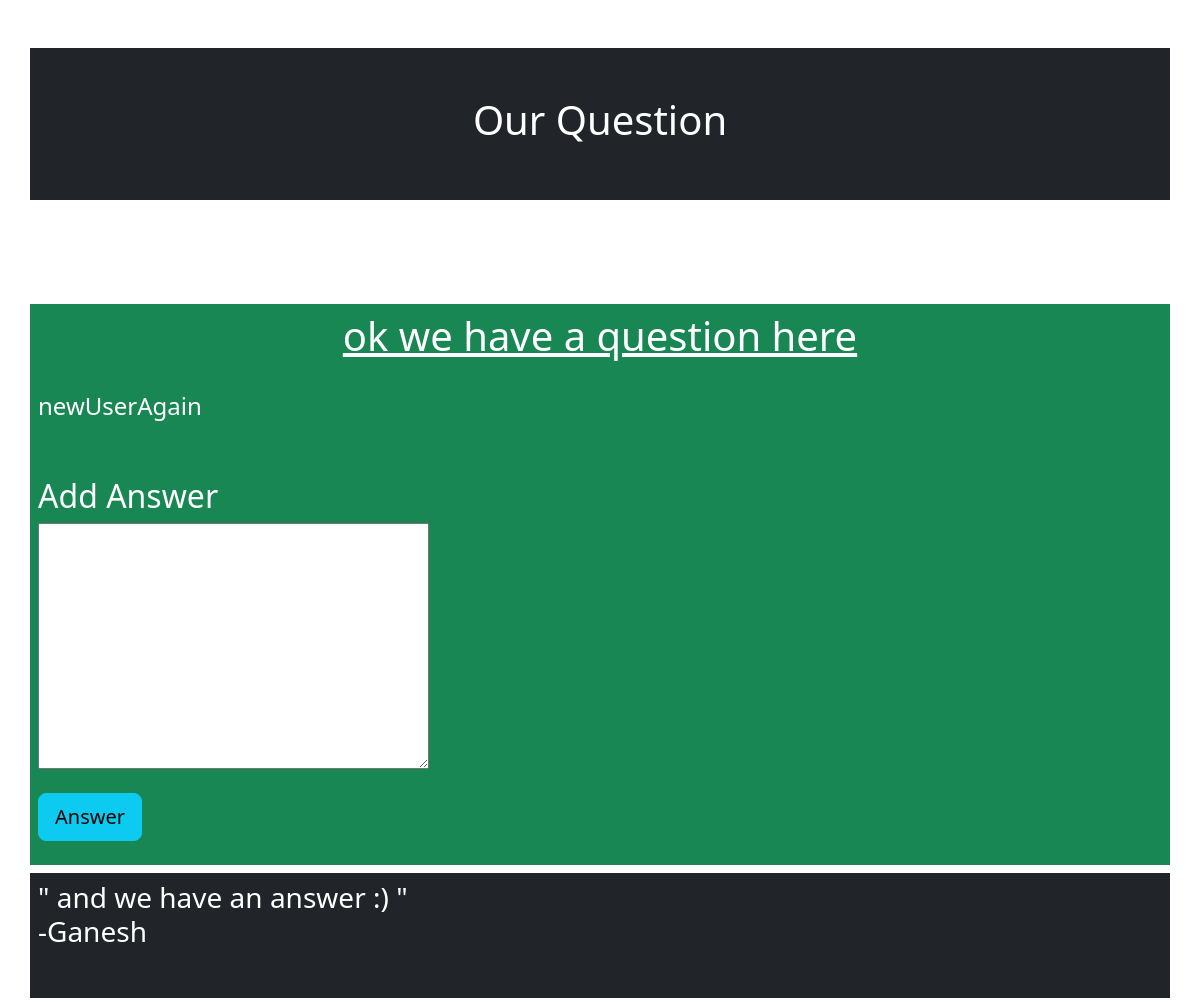
The app's page /questions/2 with its own data.
### questions/models.py (models this page shows, shortened)
class Question(models.Model):
    title = models.CharField(max_length=200)
    question = models.TextField()
    customer = models.ForeignKey(Customer,on_delete=models.CASCADE)

class Answer(models.Model):
    answer = models.TextField()
    lawyer = models.ForeignKey(Lawyer,on_delete=models.CASCADE)
    question = models.ForeignKey(Question,on_delete=models.CASCADE)

### consult/models.py (models this page shows)
class Customer(models.Model):
    def __str__(self):
        return self.name
    name = models.CharField(max_length=200)

class Lawyer(models.Model):
    def __str__(self):
        return self.name
    name = models.CharField(max_length=200)
    CHOICES = (('Criminal', 'Criminal'), ('Labour', 'Labour'), ('Intellectual Property', 'Intellectual Property'), ('Corporate', 'Corporate'))
    specialisation = models.CharField(max_length=200, choices=CHOICES)
    rating = models.FloatField(default=3)
    no_of_ratings = models.IntegerField(default=0)
    location = models.CharField(max_length=200)

### questions/views.py (the view)
# urls.py: path('<int:question_id>',views.question,name='question'),
def question(request,question_id):
    if request.method == 'POST':
        answerform = AnswerForm(request.POST)
        if answerform.is_valid():
            new_answer = answerform.save(commit=False)
            new_answer.question = Question.objects.get(id=question_id)
            new_answer.lawyer = Lawyer.objects.get(id=users.views.l_id)
            new_answer.save()
            return redirect('/questions/'+str(question_id))
    else:
        answerform = AnswerForm()
    question = Question.objects.get(id=question_id)
    answers = question.answer_set.all()
    context = {'question':question,'answers':answers,'answerform':answerform}
    return render(request,'questions/question.html',context)

### questions/forms.py
class AnswerForm(forms.ModelForm):
    answer = forms.TextInput()
    class Meta:
        model=Answer
        fields = ['answer']

### questions/templates/questions/question.html (shortened to what this page needs)
<html>
    <head>
        <link href="https://cdn.jsdelivr.net/npm/bootstrap@5.3.0-alpha1/dist/css/bootstrap.min.css" rel="stylesheet">
    </head>
    <body>
        <div class = "container p-5 my-5 bg-dark text-white">
            <h1 class = 'text-center'> {{question.title}} </h1>
        </div>
        <br><br>
        <div class = "container p-2 my-2 bg-success text-white">
            <h1 class = 'text-center'> <u>{{question.question}} </u></h1>
            <br>
            <h4>{{question.customer}}</h4>
            <br><br>
            <form action="{% url 'questions:question' question.id %}" method="post">
                <h2> Add Answer </h2>
                {{answerform.answer}}
                <br><br>
                <button name="submit" class = 'btn btn-info btn-lg'>Answer</button>
            </form>
        </div>
        <div class = "container p-2 my-2 bg-dark text-white">
            {% for answer in answers %}
            <h3>" {{answer.answer}} "<br>
            -{{answer.lawyer}}<br><br></h3>
            {%endfor%}
        </div>
    </body>
</html>

### records on screen
Question: title "Our Question", question "ok we have a question here", customer "newUserAgain"
Answer: answer "and we have an answer :)", lawyer "Ganesh"
